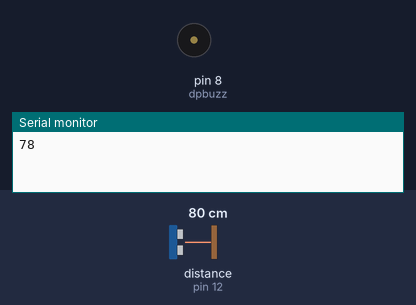
This sketch was run on a simulated Arduino Uno, built with avr-gcc and run on an emulated ATmega328P. Shown: buzzer (waves = sounding), the last lines printed to the serial monitor. Wiring (inferred from the names in the program): ultrasonic range finder: trigger pin 13; echo pin 12. Inputs (shaded band) come from the test bench; at power-on: distance to the obstacle (sensor on pin 12) 80 cm. The echo pulse lasts 58.3 µs per cm.

Above: at 2.8 s.
2.9 s: distance to the obstacle (sensor on pin 12) set to 23 cm
7.2 s: distance to the obstacle (sensor on pin 12) set to 19 cm
At 10.4 s:
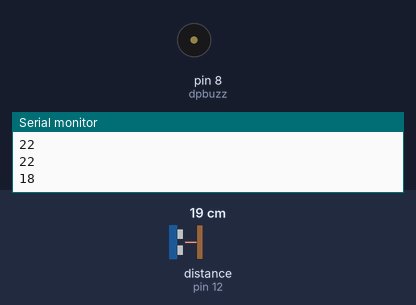
13.2 s: distance to the obstacle (sensor on pin 12) set to 35 cm
15.9 s: distance to the obstacle (sensor on pin 12) set to 2 cm
At 19.1 s:
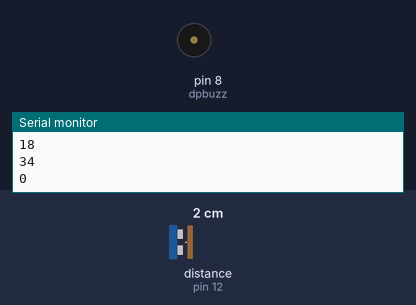
Timing chart, 0 to 22.6 s (numbered marks = the images above; inputs shaded):
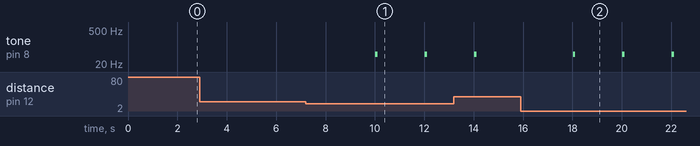

The sketch:

ARDUINO_PROG.ino
```cpp
//setting constants values maxdepth=100
//hence mid depth is 50
//almost empty bin is 20 (or any number)
//reference variables are set to constant we don't want to change them at any cost
const int ref=100;
const int ref1=50;
const int ref2=20;

//setting trigger pin and echo pin for ultrasonicSensor
int trigpin=13;
int echopin=12;
//digital pin for buzzer
int dpbuzz=8;

//making a function to get the distance from ultrasonic sensor
int distance_uls(int trigpin, int echopin)
{
 long duration;
 //we trigger the sensors trigpin to generate a pulse for 20 useconds
 //and listen to it on echopin and get its time
 pinMode(trigpin,OUTPUT);
 pinMode(echopin,INPUT);
 digitalWrite(trigpin, LOW);
 delayMicroseconds(2);
 digitalWrite(trigpin,HIGH);
 delayMicroseconds(20);
 digitalWrite(trigpin,LOW);
 //to get the seconds for which the echopin listen
 //pulse in can be used to get length of pulse in milisecond
 duration=pulseIn(echopin,HIGH);
 //duration needs to get divide by a factor to get distance
 // it can vary, check sensor datasheet
 //i use 59 bcz my datasheet val is 59
 duration=duration/59;
  // the check statement is standard from sensor example
 if((duration<2) || (duration > 300))
  //false is technically 0 in int so it will work
  return false;
 else
  return duration;

}
//setting up necessary values for the setup
void setup() {
 //setting buzzer pin as output
 pinMode(dpbuzz,OUTPUT);
 digitalWrite(dpbuzz,LOW);
 //initial trigpin val is to be seet low
 digitalWrite(trigpin,LOW);

 //we also need serial interface
 //9600 our favourite and default baud rate
 Serial.begin(9600);

}
//our process is simple :
//we listen to our sensor data
//store it in range check range with reference variables and voila we get our distance
// if bin status is full we simply put buzzer to work else we don't
//also  writing the serial monitor with status so we can read it later

//this is just going to be a bunchof if else nothing fancy...
void loop() {
int range=distance_uls(trigpin,echopin);
//before reading next value board need time to process the current value or it will show overflow
delay(2000);

if((range<=ref)&& (range>ref1))
  Serial.println(range);
else if((range<=ref1)&&(range>=ref2))
  Serial.println(range);
else
{
 if(range<=ref2)
 {
  Serial.println(range);
  //at this point wew want to raise allarm so buzzer time!!!
  digitalWrite(dpbuzz,HIGH);
  //that buzzer is annoying gotta stop it too
  //we use tone it's better than using a simple audio
  tone(dpbuzz,50,100);
  // i hate this buzzer
  digitalWrite(dpbuzz,LOW);
 }

}
}
```

Measured:
- the behaviour switches between 21 and 20 cm on distance to the obstacle (sensor on pin 12) (found by bisection; images 0 and 1)
- after the input at 7.2 s, tone on pin 8 (dpbuzz): alternates 50 Hz for 0.10 s and silent for 1.9 s, starting after 2.8 s
- after the input at 15.9 s, tone on pin 8 (dpbuzz): alternates 50 Hz for 0.10 s and silent for 1.9 s, starting after 2.1 s
